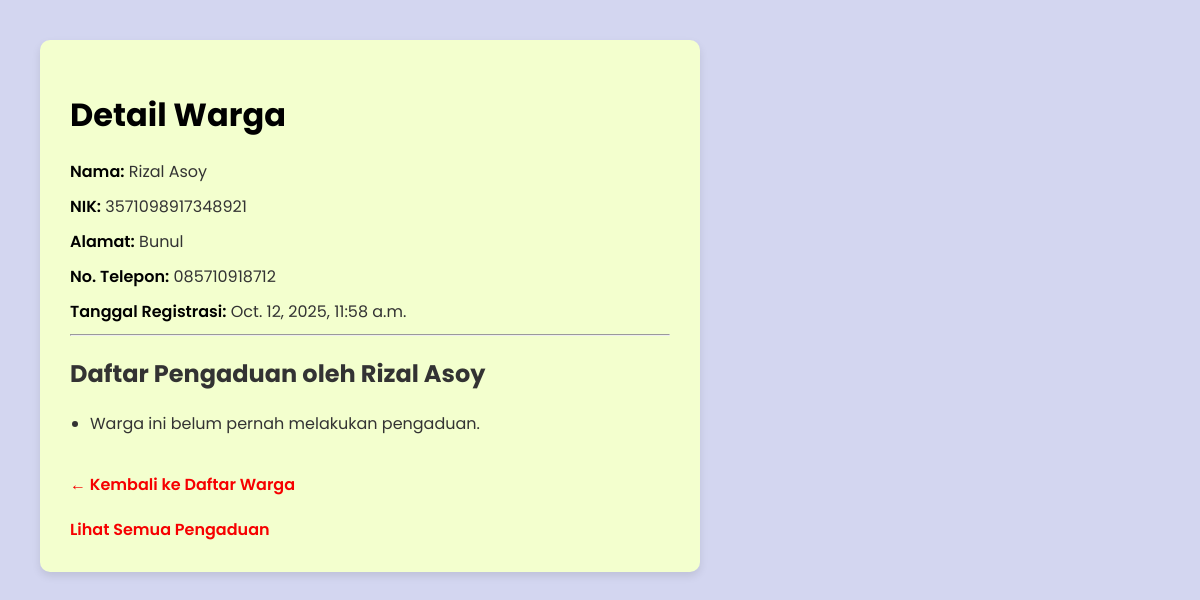
The page /warga/1/ on the database as committed earlier.
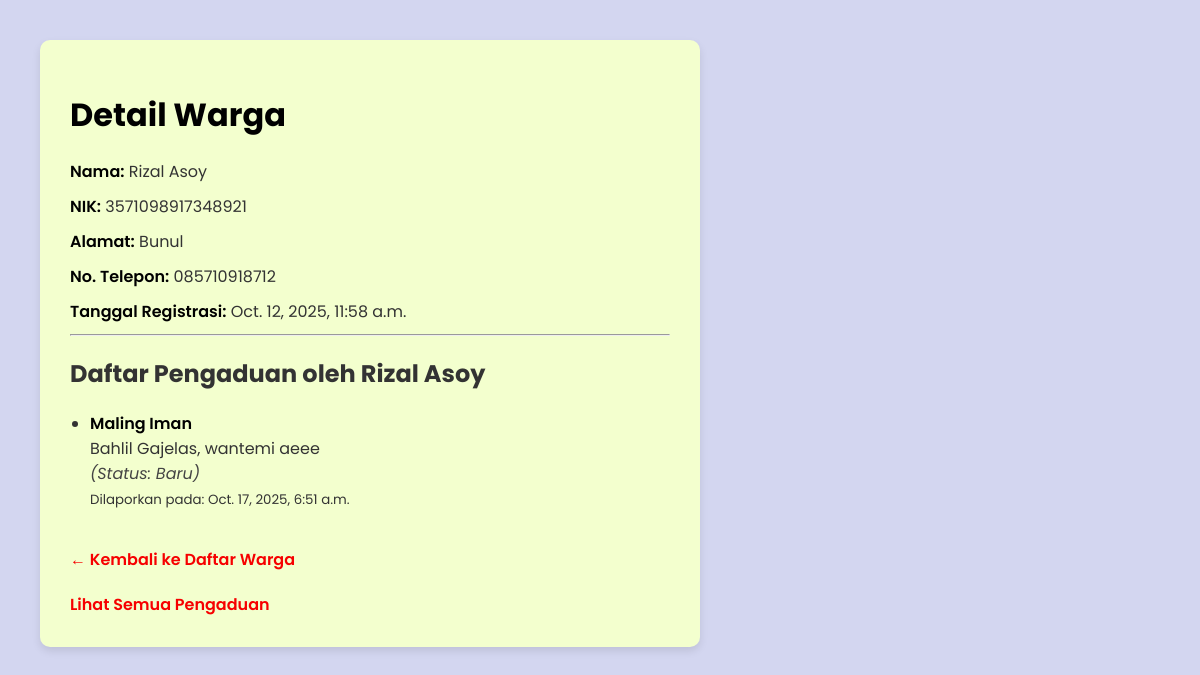
The same page on the database as committed later.
### warga/models.py (models this page shows, shortened)
class Pengaduan(models.Model):
    STATUS_CHOICES = [
        ('BARU', 'Baru'),
        ('PROSES', 'Dalam Proses'),
        ('SELESAI', 'Selesai'),
    ]
    aduan = models.CharField(max_length=200, verbose_name="Judul Pengaduan")
    isi = models.TextField(verbose_name="Isi Pengaduan")
    status = models.CharField(max_length=10, choices=STATUS_CHOICES, default='BARU', verbose_name="Status Pengaduan")
    tanggal_aduan = models.DateTimeField(auto_now_add=True)
    pelapor = models.ForeignKey(Warga, on_delete=models.CASCADE, related_name='pengaduan', verbose_name="Pelapor")

### warga/views.py (the view)
# urls.py: path('<int:pk>/', WargaDetailView.as_view(), name='warga-detail'),
class WargaDetailView(DetailView):
    model = Warga
    template_name = 'warga/warga_detail.html'

### warga/templates/warga/warga_detail.html (shortened to what this page needs)
<!DOCTYPE html>
<html lang="id">
  <head>
  </head>
  <body>
    <div class="container">
      <h1>Detail Warga</h1>
      <div class="field"><span class="label">Nama:</span> {{ object.nama }}</div>
      <div class="field"><span class="label">NIK:</span> {{ object.nik }}</div>
      <div class="field"><span class="label">Alamat:</span> {{ object.alamat }}</div>
      <div class="field"><span class="label">No. Telepon:</span> {{ object.no_telepon }}</div>
      <div class="field"><span class="label">Tanggal Registrasi:</span> {{ object.tanggal_registrasi }}</div>
      <hr />
      <h2>Daftar Pengaduan oleh {{ object.nama }}</h2>
      <ul>
        {% for aduan in object.pengaduan.all %}
          <li>
            <span class="aduan-title">{{ aduan.aduan }}</span><br />
            {{ aduan.isi }}<br />
            <span class="status">(Status: {{ aduan.get_status_display }})</span><br />
            <small>Dilaporkan pada: {{ aduan.tanggal_aduan }}</small>
          </li>
        {% empty %}
          <li>Warga ini belum pernah melakukan pengaduan.</li>
        {% endfor %}
      </ul>
      <a href="{% url 'warga-list' %}">← Kembali ke Daftar Warga</a>
      <br />
      <a href="{% url 'pengaduan-list' %}">Lihat Semua Pengaduan</a>
    </div>
  </body>
</html>

Rows that differ between the two databases and show on the page:
added Pengaduan: aduan "Maling Iman", isi "Bahlil Gajelas, wantemi aeee", status "Baru", tanggal_aduan "Oct. 17, 2025, 6:51 a.m."
Other text that changed with them:
text no longer shown: "Warga ini belum pernah melakukan pengaduan."
